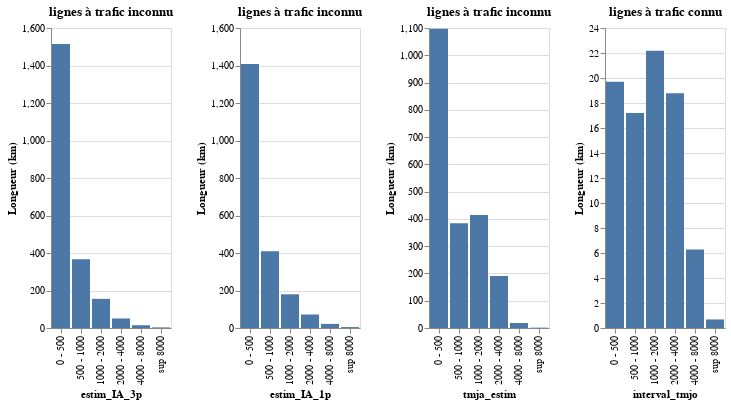

Write notebook code for a chart like this one.
### Code cell
graphRepartitionTmja

### Figure 1 — Vega-Lite specification as saved in the notebook (floating-point values rounded to 4 significant figures)
{"config": {"view": {"continuousWidth": 400, "continuousHeight": 300}}, "hconcat": [{"data": {"name": "data-b31e81dd5d83f13ee10002a2f527dd5d"}, "mark": "bar", "encoding": {"x": {"type": "nominal", "field": "interval_IA_3p", "sort": ["0 - 500", "500 - 1000", "1000 - 2000", "2000 - 4000", "4000 - 8000", "sup 8000"], "title": "estim_IA_3p"}, "y": {"type": "quantitative", "field": "longueur", "title": "Longueur (km)"}}, "title": "lignes à trafic inconnu"}, {"data": {"name": "data-488b609e2170c2b6c15c5a7ed1fdede0"}, "mark": "bar", "encoding": {"x": {"type": "nominal", "field": "interval_IA_1p", "sort": ["0 - 500", "500 - 1000", "1000 - 2000", "2000 - 4000", "4000 - 8000", "sup 8000"], "title": "estim_IA_1p"}, "y": {"type": "quantitative", "field": "longueur", "title": "Longueur (km)"}}, "title": "lignes à trafic inconnu"}, {"data": {"name": "data-a17a23a028eef867261e8d40b5e75db0"}, "mark": "bar", "encoding": {"x": {"type": "nominal", "field": "interval_estime", "sort": ["0 - 500", "500 - 1000", "1000 - 2000", "2000 - 4000", "4000 - 8000", "sup 8000"], "title": "tmja_estim"}, "y": {"type": "quantitative", "field": "longueur", "title": "Longueur (km)"}}, "title": "lignes à trafic inconnu"}, {"data": {"name": "data-fb38e9ba13be848a2e1192d758e4c14a"}, "mark": "bar", "encoding": {"x": {"type": "nominal", "field": "interval_tmjo", "sort": ["0 - 500", "500 - 1000", "1000 - 2000", "2000 - 4000", "4000 - 8000", "sup 8000"]}, "y": {"type": "quantitative", "field": "longueur", "title": "Longueur (km)"}}, "title": "lignes à trafic connu"}], "$schema": "https://vega.github.io/schema/vega-lite/v4.8.1.json", "datasets": {"data-b31e81dd5d83f13ee10002a2f527dd5d": [{"interval_IA_3p": "0 - 500", "longueur": 1514.0}, {"interval_IA_3p": "500 - 1000", "longueur": 366.2}, {"interval_IA_3p": "1000 - 2000", "longueur": 155.4}, {"interval_IA_3p": "2000 - 4000", "longueur": 50.76}, {"interval_IA_3p": "4000 - 8000", "longueur": 14.7}, {"interval_IA_3p": "sup 8000", "longueur": 3.239}], "data-488b609e2170c2b6c15c5a7ed1fdede0": [{"interval_IA_1p": "0 - 500", "longueur": 1408.0}, {"interval_IA_1p": "500 - 1000", "longueur": 408.8}, {"interval_IA_1p": "1000 - 2000", "longueur": 179.8}, {"interval_IA_1p": "2000 - 4000", "longueur": 72.04}, {"interval_IA_1p": "4000 - 8000", "longueur": 21.86}, {"interval_IA_1p": "sup 8000", "longueur": 4.849}], "data-a17a23a028eef867261e8d40b5e75db0": [{"interval_estime": "0 - 500", "longueur": 1097.0}, {"interval_estime": "500 - 1000", "longueur": 384.0}, {"interval_estime": "1000 - 2000", "longueur": 414.0}, {"interval_estime": "2000 - 4000", "longueur": 190.8}, {"interval_estime": "4000 - 8000", "longueur": 18.26}, {"interval_estime": "sup 8000", "longueur": 1.239}], "data-fb38e9ba13be848a2e1192d758e4c14a": [{"interval_tmjo": "0 - 500", "longueur": 19.7}, {"interval_tmjo": "500 - 1000", "longueur": 17.19}, {"interval_tmjo": "1000 - 2000", "longueur": 22.19}, {"interval_tmjo": "2000 - 4000", "longueur": 18.78}, {"interval_tmjo": "4000 - 8000", "longueur": 6.285}, {"interval_tmjo": "sup 8000", "longueur": 0.6831}]}}
